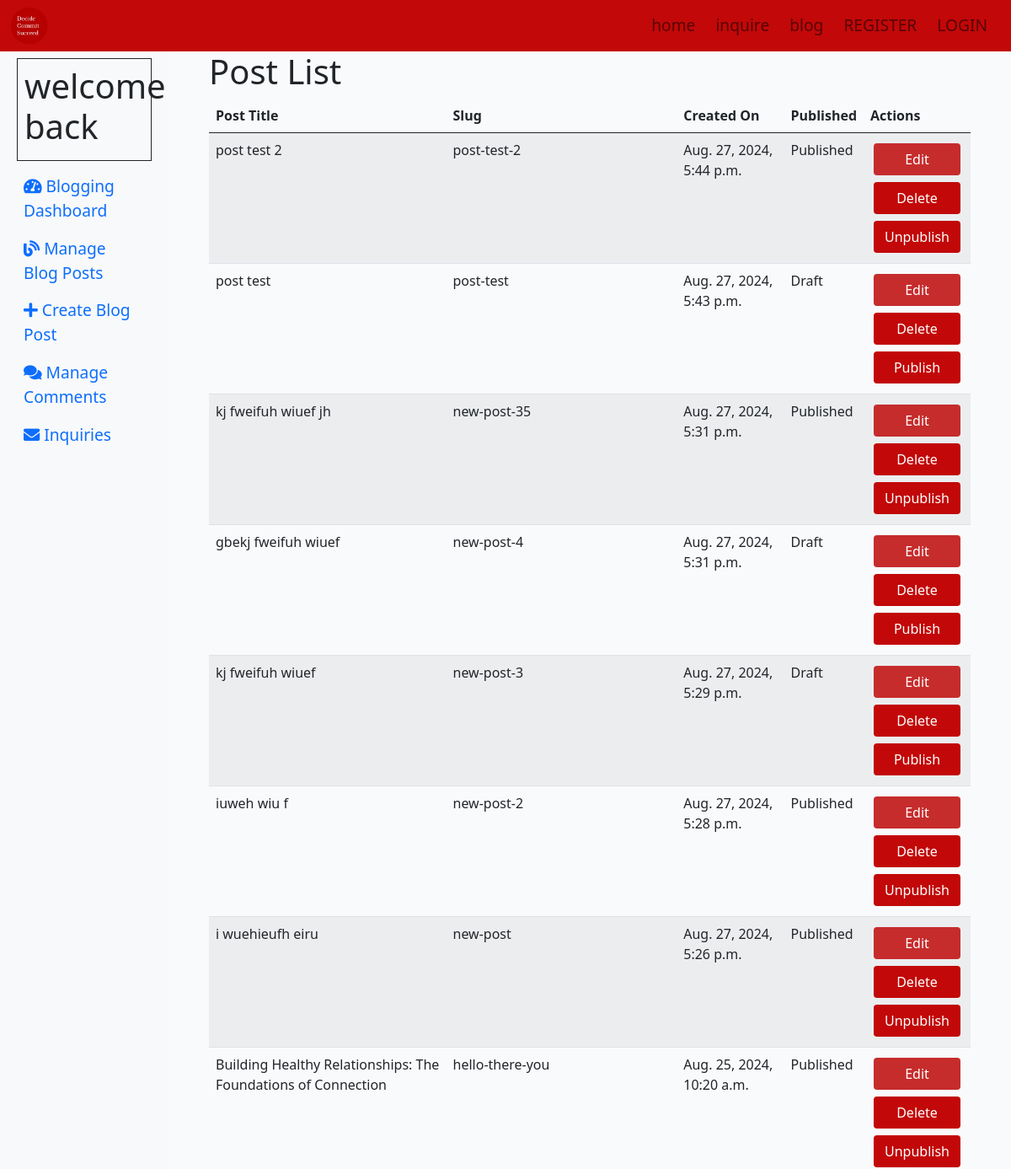
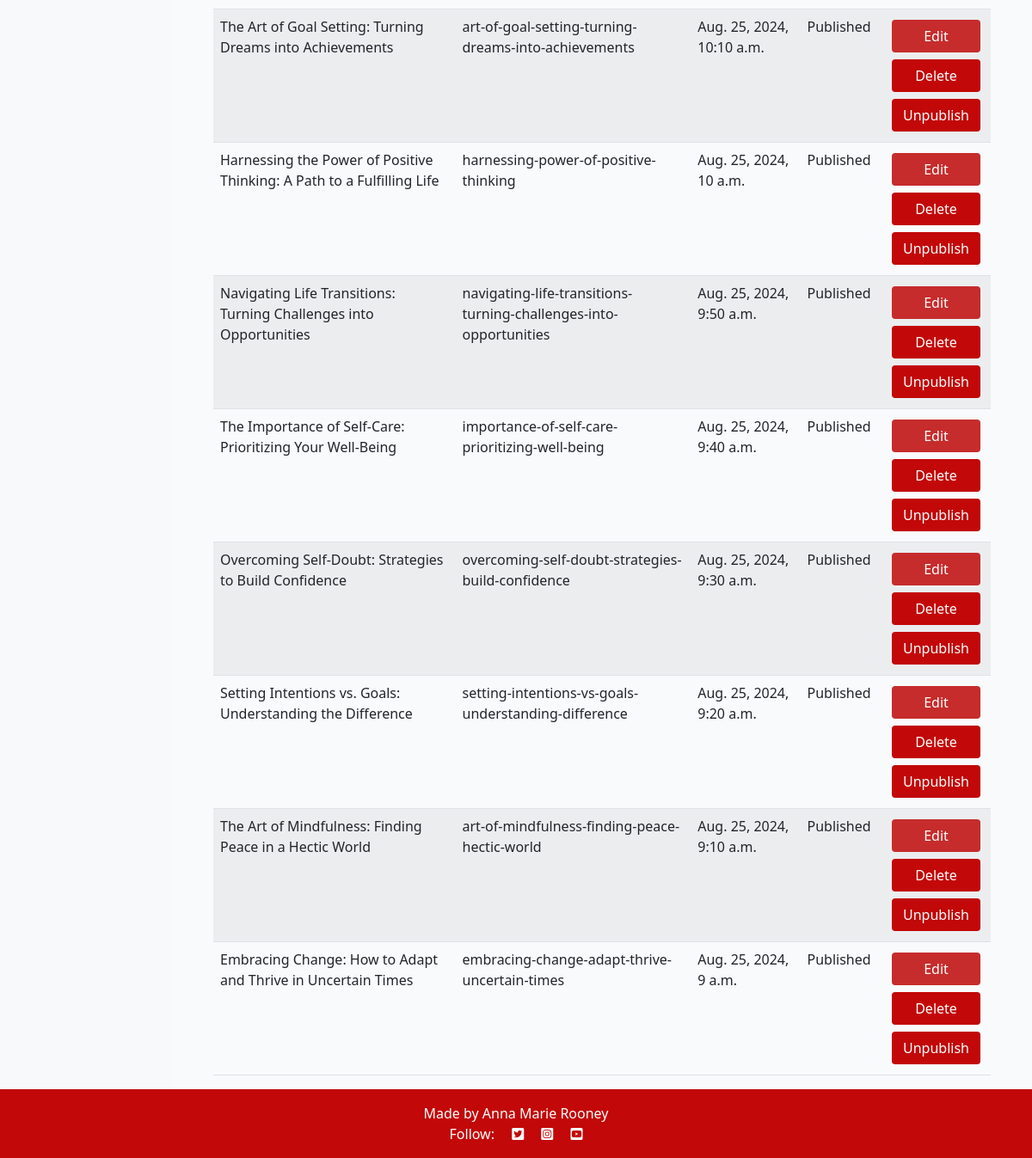
The page /blog/user_admin/blogpostadmin/ on the database its author committed (2 pictures, top to bottom).
### blog/models.py (models this page shows, shortened)
class Post(models.Model):
    title = models.CharField(max_length=200, unique=True)
    slug = models.SlugField(max_length=200, unique=True)
    author = models.ForeignKey(
        User, on_delete=models.CASCADE,
        related_name="blog_posts")
    featured_image = CloudinaryField('image', default='placeholder')
    excerpt = models.TextField(blank=True)
    content = models.TextField()
    created_on = models.DateTimeField(auto_now_add=True)
    updated_on = models.DateTimeField(auto_now=True)
    status = models.IntegerField(choices=STATUS, default=0)
    tags = TaggableManager(blank=True)
    mastimage = models.ImageField(upload_to='media/masthead_images/', blank=True, null=True, default='static/images/whiteboard.png')
    viewcount = models.PositiveIntegerField(default=0)  # View Count Field
    class Meta:
        ordering = ["-created_on"]

### blog/views.py (the view)
# urls.py: path('blog/user_admin/blogpostadmin/', views.blogposts_admin, name='manage_posts'),
def blogposts_admin(request):
    posts = Post.objects.all()
    return render(
        request,
        "blog/blogpostadmin.html",
        {"posts": posts,},)

### blog/templates/blog/blogpostadmin.html (shortened to what this page needs)
{% extends "blog/blogadmin_base.html" %}
{% load static %}
{% block blog_content %}
<div class="container">
    <h1>Post List</h1>
    <table class="table table-striped" id="postTable">
        <thead>
            <tr>
                <th>Post Title</th>
                <th>Slug</th>
                <th>Created On</th>
                <th>Published</th>
                <th>Actions</th>
            </tr>
        </thead>
        <tbody>
            {% for post in posts%}
            <tr>
              <td>{{ post.title }}</td>
              <td>{{ post.slug }}</td>
              <td>{{ post.created_on }}</td>
              <td> {{post.get_status_display }} </td>
              <td>
                <div class="col d-flex flex-column-reverse align-items-stretch ">
                  <button class="btn btn-publish m-1" post_id="{{ post.slug }}" post_status="{{ post.status }}">
                    {% if post.status == 1 %}
                        Unpublish
                    {% else %}
                        Publish
                    {% endif %}
                  </button>
                  <button class="btn btn-delete m-1" post-id="{{ post.slug }}">Delete</button>
                  <a href="{% url 'edit_post' post.slug %}" class="m-1 btn btn-edit">Edit</a>
                </div>
              </td>
                </tr>
            {% empty %}
                <tr>
                    <td colspan="3">No posts found.</td>
                </tr>
            {% endfor %}
        </tbody>
    </table>
</div>
{% endblock blog_content %}

### static/css/style.css (style rules this page uses)
body { background-color: white; }
.main-bg { background-color: #F9FAFC; }
.btn-signup, .btn-edit { background-color: #c62c2c; color: #fff; }
.btn-delete, .btn-approve, .btn-publish, btn-edit { color: #fff; background: #C20808; }

### rows shown on the page
Post: title "post test 2", slug "post-test-2", created_on "Aug. 27, 2024, 5:44 p.m.", status "Published", shows "Unpublish"
Post: title "post test", slug "post-test", created_on "Aug. 27, 2024, 5:43 p.m.", status "Draft", shows "Publish"
Post: title "kj fweifuh wiuef jh", slug "new-post-35", created_on "Aug. 27, 2024, 5:31 p.m.", status "Published", shows "Unpublish"
Post: title "gbekj fweifuh wiuef", slug "new-post-4", created_on "Aug. 27, 2024, 5:31 p.m.", status "Draft", shows "Publish"
Post: title "kj fweifuh wiuef", slug "new-post-3", created_on "Aug. 27, 2024, 5:29 p.m.", status "Draft", shows "Publish"
Post: title "iuweh wiu f", slug "new-post-2", created_on "Aug. 27, 2024, 5:28 p.m.", status "Published", shows "Unpublish"
Post: title "i wuehieufh eiru", slug "new-post", created_on "Aug. 27, 2024, 5:26 p.m.", status "Published", shows "Unpublish"
Post: title "Building Healthy Relationships: The Foundations of Connection", slug "hello-there-you", created_on "Aug. 25, 2024, 10:20 a.m.", status "Published", shows "Unpublish"
Post: title "The Art of Goal Setting: Turning Dreams into Achievements", slug "art-of-goal-setting-turning-dreams-into-achievements", created_on "Aug. 25, 2024, 10:10 a.m.", status "Published", shows "Unpublish"
Post: title "Harnessing the Power of Positive Thinking: A Path to a Fulfilling Life", slug "harnessing-power-of-positive-thinking", created_on "Aug. 25, 2024, 10 a.m.", status "Published", shows "Unpublish"
Post: title "Navigating Life Transitions: Turning Challenges into Opportunities", slug "navigating-life-transitions-turning-challenges-into-opportunities", created_on "Aug. 25, 2024, 9:50 a.m.", status "Published", shows "Unpublish"
Post: title "The Importance of Self-Care: Prioritizing Your Well-Being", slug "importance-of-self-care-prioritizing-well-being", created_on "Aug. 25, 2024, 9:40 a.m.", status "Published", shows "Unpublish"
Post: title "Overcoming Self-Doubt: Strategies to Build Confidence", slug "overcoming-self-doubt-strategies-build-confidence", created_on "Aug. 25, 2024, 9:30 a.m.", status "Published", shows "Unpublish"
Post: title "Setting Intentions vs. Goals: Understanding the Difference", slug "setting-intentions-vs-goals-understanding-difference", created_on "Aug. 25, 2024, 9:20 a.m.", status "Published", shows "Unpublish"
Post: title "The Art of Mindfulness: Finding Peace in a Hectic World", slug "art-of-mindfulness-finding-peace-hectic-world", created_on "Aug. 25, 2024, 9:10 a.m.", status "Published", shows "Unpublish"
Post: title "Embracing Change: How to Adapt and Thrive in Uncertain Times", slug "embracing-change-adapt-thrive-uncertain-times", created_on "Aug. 25, 2024, 9 a.m.", status "Published", shows "Unpublish"
